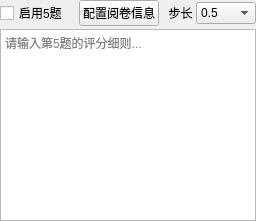
          <widget class="QWidget" name="tab_question5">
           <attribute name="title">
            <string>题目5</string>
           </attribute>
           <layout class="QVBoxLayout" name="verticalLayout_q5">
            <property name="spacing">
             <number>3</number>
            </property>
            <property name="leftMargin">
             <number>0</number>
            </property>
            <property name="topMargin">
             <number>0</number>
            </property>
            <property name="rightMargin">
             <number>0</number>
            </property>
            <property name="bottomMargin">
             <number>0</number>
            </property>
            <item>
             <layout class="QHBoxLayout" name="horizontalLayout_q5_header">
              <item>
               <widget class="QCheckBox" name="enableQuestion5">
                <property name="text">
                 <string>启用5题</string>
                </property>
               </widget>
              </item>
              <item>
               <widget class="QPushButton" name="configQuestion5">
                <property name="text">
                 <string>配置阅卷信息</string>
                </property>
               </widget>
              </item>
              <item>
               <widget class="QLabel" name="label_step5">
                <property name="sizePolicy">
                 <sizepolicy hsizetype="Fixed" vsizetype="Preferred">
                  <horstretch>0</horstretch>
                  <verstretch>0</verstretch>
                 </sizepolicy>
                </property>
                <property name="text">
                 <string>  步长</string>
                </property>
               </widget>
              </item>
              <item>
               <widget class="QComboBox" name="score_rounding_step_5">
                <property name="sizePolicy">
                 <sizepolicy hsizetype="Fixed" vsizetype="Fixed">
                  <horstretch>0</horstretch>
                  <verstretch>0</verstretch>
                 </sizepolicy>
                </property>
                <property name="minimumSize">
                 <size>
                  <width>60</width>
                  <height>0</height>
                 </size>
                </property>
                <item>
                 <property name="text">
                  <string>0.5</string>
                 </property>
                </item>
                <item>
                 <property name="text">
                  <string>1</string>
                 </property>
                </item>
               </widget>
              </item>
             </layout>
            </item>
            <item>
             <widget class="QPlainTextEdit" name="StandardAnswer_text_5">
              <property name="placeholderText">
               <string>请输入第5题的评分细则...</string>
              </property>
             </widget>
            </item>
           </layout>
          </widget>
